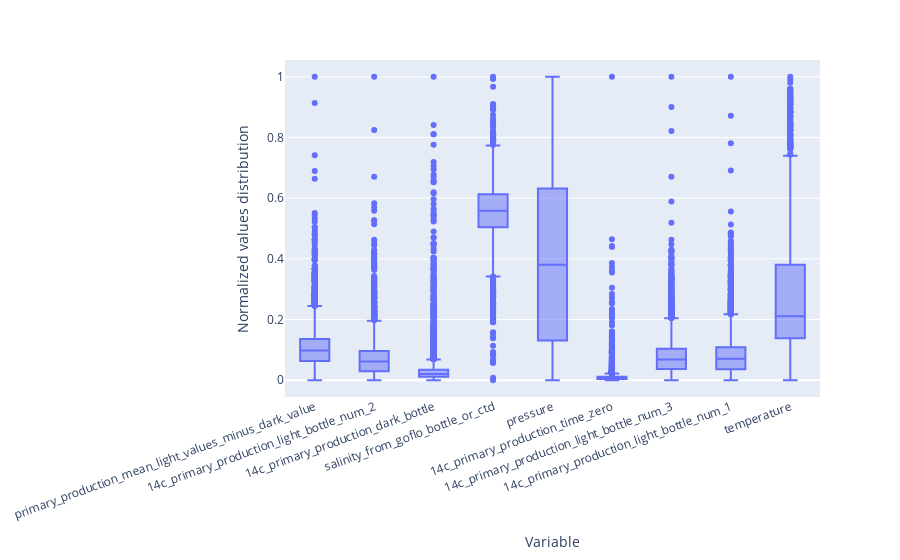

Notebook source saved alongside this figure:
### Code cell
df_normalized = preprocessed_data.groupby(
    ["time", "latitude", "longitude", "depth"]
).mean()
df_normalized = (df_normalized - df_normalized.min()) / (
    df_normalized.max() - df_normalized.min()
)
fig = df_normalized.plot.box()
fig.update_xaxes(title_text="Variable")
fig.update_yaxes(title_text="Normalized values distribution")
# rotate x-axis labels by 45 degrees
fig.update_xaxes(tickangle=-20)
fig.show()

### Figure 1 — Plotly figure (JSON) as saved in the notebook; plotly's stock layout.template omitted (floating-point values rounded to 4 significant figures; data arrays with more than 128 entries replaced by an {"elided": "..."} marker saying what was removed)
{"data": [{"alignmentgroup": "True", "hovertemplate": "variable=%{x}<br>value=%{y}<extra></extra>", "legendgroup": "", "marker": {"color": "#636efa"}, "name": "", "notched": false, "offsetgroup": "", "orientation": "v", "showlegend": false, "type": "box", "x": {"elided": "32049 str values"}, "x0": " ", "xaxis": "x", "y": {"elided": "32049 float values"}, "y0": " ", "yaxis": "y"}], "layout": {"boxmode": "group", "legend": {"tracegroupgap": 0}, "margin": {"t": 60}, "xaxis": {"anchor": "y", "domain": [0, 1], "tickangle": -20, "title": {"text": "Variable"}}, "yaxis": {"anchor": "x", "domain": [0, 1], "title": {"text": "Normalized values distribution"}}}}
